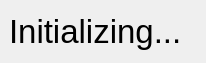
<?xml version="1.0" encoding="UTF-8"?>
<ui version="4.0">
 <class>MainWindow</class>
 <widget class="QMainWindow" name="MainWindow">
  <property name="geometry">
   <rect>
    <x>0</x>
    <y>0</y>
    <width>206</width>
    <height>63</height>
   </rect>
  </property>
  <property name="windowTitle">
   <string>Stopwatch</string>
  </property>
  <property name="autoFillBackground">
   <bool>false</bool>
  </property>
  <widget class="QWidget" name="centralwidget">
   <layout class="QHBoxLayout" name="horizontalLayout">
    <item>
     <widget class="GradientQLabel" name="StopwatchLabel">
      <property name="sizePolicy">
       <sizepolicy hsizetype="Preferred" vsizetype="Preferred">
        <horstretch>0</horstretch>
        <verstretch>0</verstretch>
       </sizepolicy>
      </property>
      <property name="font">
       <font>
        <pointsize>25</pointsize>
       </font>
      </property>
      <property name="cursor">
       <cursorShape>OpenHandCursor</cursorShape>
      </property>
      <property name="text">
       <string>Initializing...</string>
      </property>
      <property name="scaledContents">
       <bool>false</bool>
      </property>
     </widget>
    </item>
   </layout>
  </widget>
 </widget>
 <customwidgets>
  <customwidget>
   <class>GradientQLabel</class>
   <extends>QLabel</extends>
   <header>gradientqlabel.h</header>
  </customwidget>
 </customwidgets>
 <resources/>
 <connections/>
</ui>
